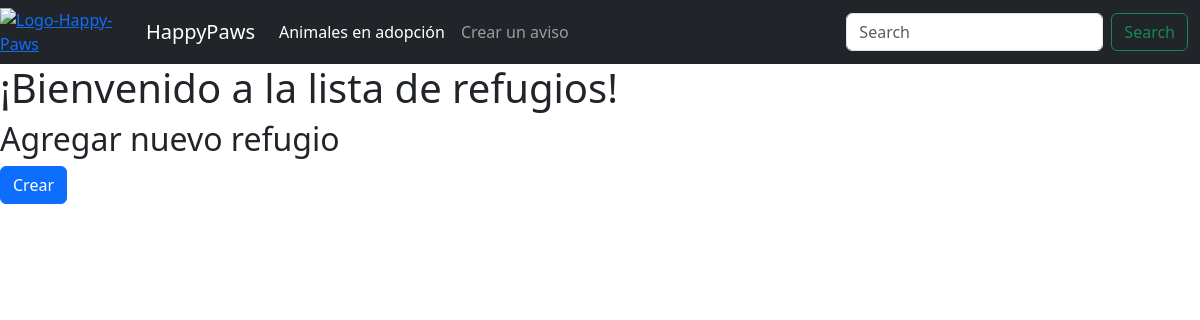
/shelter-list/, run on an earlier commit of the app's database.
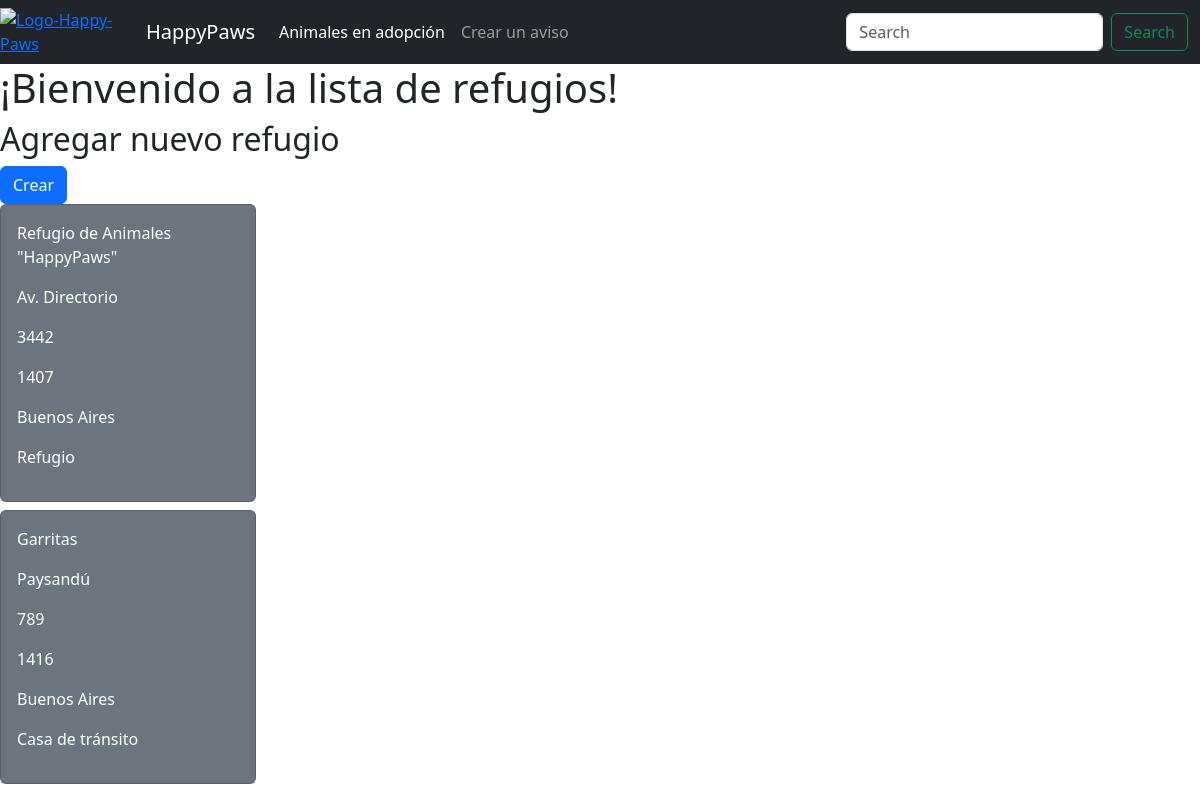
And on a later commit of the database.
### animal_app/models.py (models this page shows, shortened)
class AnimalShelter(models.Model):
    name = models.CharField(max_length=100)
    street = models.CharField(max_length=100)
    number= models.IntegerField()
    postal_code = models.IntegerField()
    province = models.CharField(max_length=100)
    shelter_type = models.CharField(max_length=50)

### animal_app/views.py (the view)
# urls.py: path("shelter-list/", shelter_list),
def shelter_list(request):
    if "search" in request.GET:
        search = request.GET["search"]
        all_shelters = AnimalShelter.objects.filter(name_icontains=search)
    else:
        all_shelters = AnimalShelter.objects.all()
    context = {
        "shelters":all_shelters,
    }
    return render(request, "shelter-list.html", context = context)

### templates/shelter-list.html (shortened to what this page needs)
{% extends "base.html" %}
{% block content %}
    <h1> ¡Bienvenido a la lista de refugios!</h1>
    <h2>Agregar nuevo refugio</h2> <a href="/create-shelter/" class="btn btn-primary">Crear</a>
    {% for shelter in shelters %}
    <div class="card text-bg-secondary mb-2" style="max-width: 16rem;">
        <div class="card-body">
        <p> {{shelter.name}} </p>
        <p> {{shelter.street}} </p>
        <p> {{shelter.number}} </p>
        <p> {{shelter.postal_code}} </p>
        <p> {{shelter.province}} </p>
        <p> {{shelter.shelter_type}} </p>
        </div>
    </div>
    {% endfor %}
{% endblock %}

What changed in the data, as far as the page shows it:
added AnimalShelter: name "Refugio de Animales \"HappyPaws\"", street "Av. Directorio", number "3442", postal_code "1407", province "Buenos Aires", shelter_type "Refugio"
added AnimalShelter: name "Garritas", street "Paysandú", number "789", postal_code "1416", province "Buenos Aires", shelter_type "Casa de tránsito"
